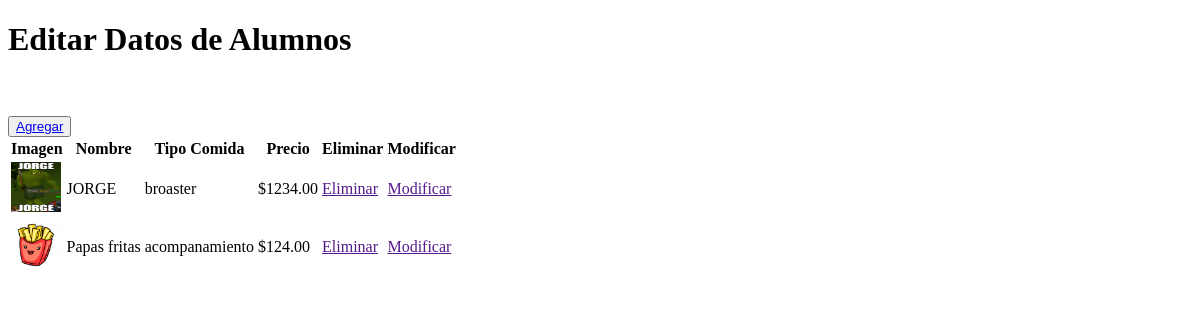
The app's page /productos_list/, older data.
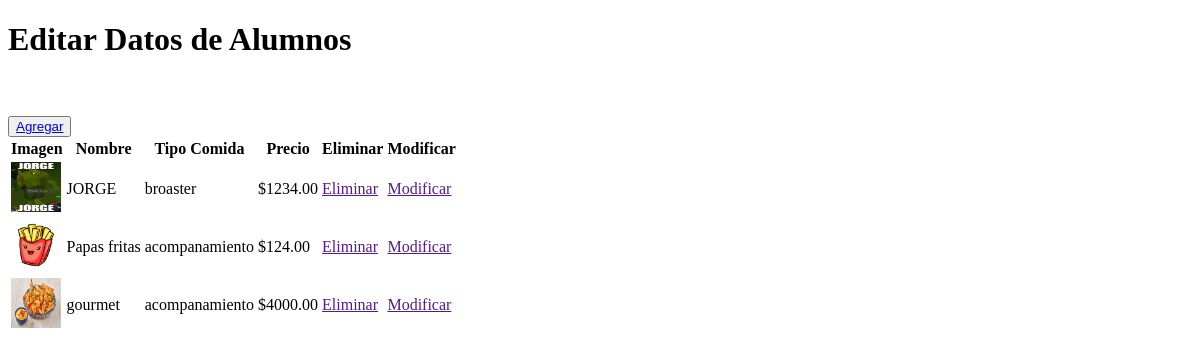
The same page, newer data.
### pedido/models.py (models this page shows)
class Producto(models.Model):
    TIPO_COMIDA_CHOICES = (
        ('broaster', 'Broaster'),
        ('carne', '100% carne'),
        ('vegetariana', 'Vegetariana'),
        ('acompanamiento', 'Acompañamiento'),
    )
    nombre = models.CharField(max_length=100, unique=True)
    imagen = models.ImageField(upload_to='productos')
    tipo_comida = models.CharField(max_length=20, choices=TIPO_COMIDA_CHOICES)
    precio = models.IntegerField()
    def __str__(self):
        return self.nombre

### pedido/views.py (the view)
# urls.py: path('productos_list/',views.lista_productos,name='productos_list'),
def lista_productos(request):
    print("1")
    lista_productos = Producto.objects.all()
    print(lista_productos)
    context={"productos":lista_productos}
    return render(request, 'pedido/productos_list.html',context)

### pedido/templates/pedido/productos_list.html (shortened to what this page needs)
{% load static %}
<!DOCTYPE html>
<html lang="en">
<head>
</head>
<body>
    <h1>Editar Datos de Alumnos</h1><br>
    <br>
    <button type="button">
        <a href="{% url 'agregar_productos' %}">Agregar</a>
    </button>
    <table>
        {% if productos %}
        <th>Imagen</th>
        <th>Nombre</th>
        <th>Tipo Comida</th>
        <th>Precio</th>
        <th>Eliminar</th>
        <th>Modificar</th>
        {% for x in productos %}
            <tr>
                <td><img src="{{x.imagen}}" alt="Imagen del producto" height="50px" width="50px"></td>
                <td> {{x.nombre}}</td>
                <td> {{x.tipo_comida}}</td>
                <td> ${{x.precio}}.00</td>
                <td> <a href="">Eliminar</a></td>
                <td> <a href="">Modificar</a></td>
            </tr>
            {% endfor %}
        {% endif %}
    </table>
</body>
</html>

Row changes from the older to the newer data that the page shows:
added Producto: shows a picture, nombre "gourmet", tipo_comida "acompanamiento", precio "4000"
